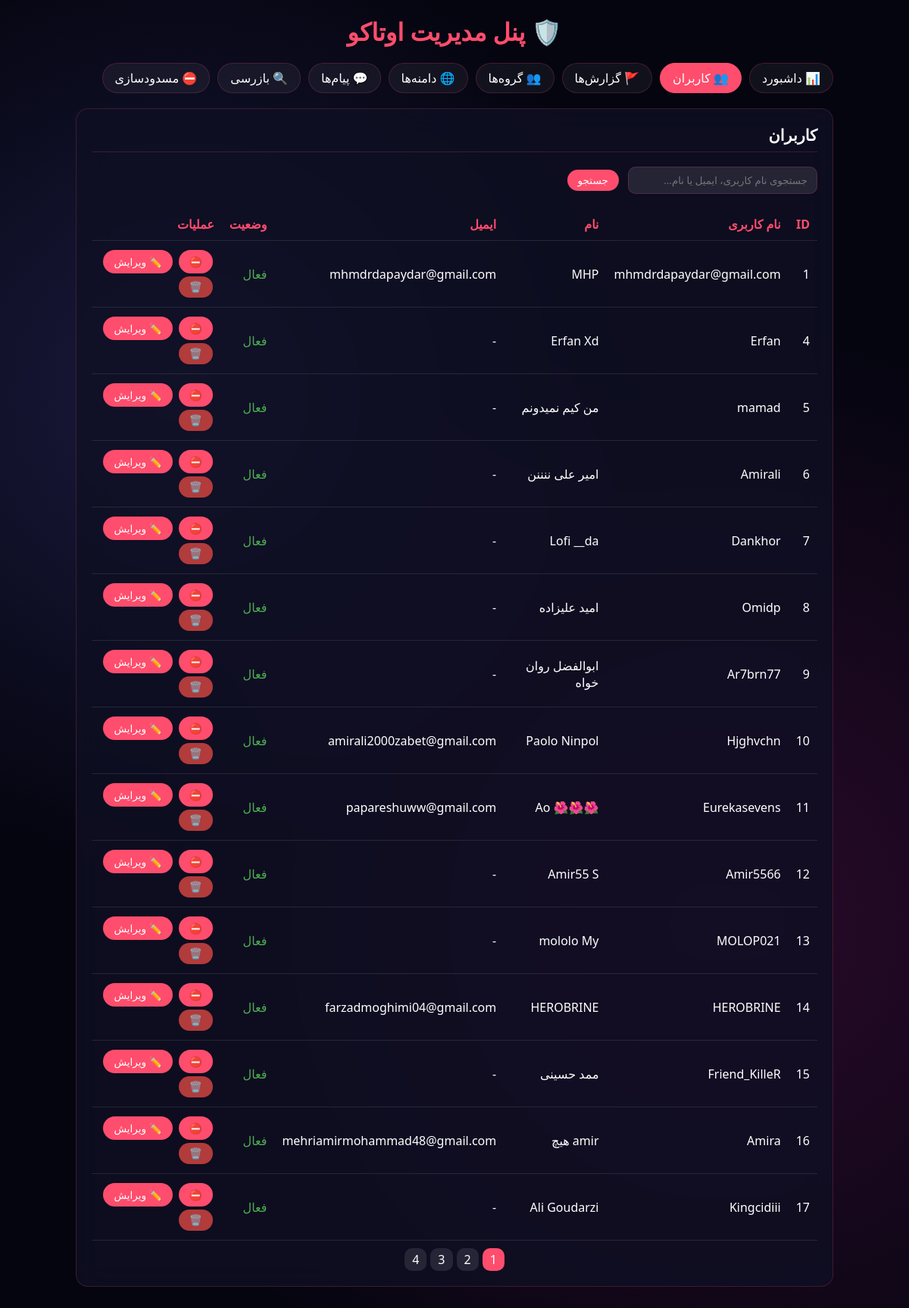
The app's page /admin.php?tab=users (signed in) with its own data.
### tables this page shows
CREATE TABLE `users` (
  `id` int NOT NULL,
  `username` varchar(50) NOT NULL,
  `first_name` varchar(100) NOT NULL,
  `last_name` varchar(100) NOT NULL,
  `mobile` varchar(20) DEFAULT NULL,
  `mobile_verified` tinyint(1) DEFAULT '0',
  `last_otp` varchar(10) DEFAULT NULL,
  `otp_expires_at` timestamp NULL DEFAULT NULL,
  `email` varchar(100) DEFAULT NULL,
  `password` varchar(255) NOT NULL,
  `display_name` varchar(100) DEFAULT NULL,
  `subscription_end_date` date DEFAULT NULL,
  `is_subscription_active` tinyint(1) DEFAULT '0',
  `balance` int DEFAULT '0',
  `avatar_url` varchar(500) DEFAULT NULL,
  `bio` text,
  `last_seen` timestamp NULL DEFAULT NULL,
  `is_online` tinyint(1) DEFAULT '0',
  `restricted_until` timestamp NULL DEFAULT NULL,
  `restriction_reason` varchar(255) DEFAULT NULL,
  `restriction_type` enum('ban','mute','post_ban','message_ban') DEFAULT NULL,
  `created_at` timestamp NULL DEFAULT CURRENT_TIMESTAMP,
  `updated_at` timestamp NULL DEFAULT CURRENT_TIMESTAMP ON UPDATE CURRENT_TIMESTAMP
);

### admin.php (the view, shortened to what this page needs)
<?php
require_once 'config.php';
$total_users = $pdo->query("SELECT COUNT(*) FROM users")->fetchColumn();
$total_reports = $pdo->query("SELECT COUNT(*) FROM user_reports")->fetchColumn();
$total_domains = $pdo->query("SELECT COUNT(*) FROM allowed_domains")->fetchColumn();
$total_groups = $pdo->query("SELECT COUNT(*) FROM groups_channels")->fetchColumn();
$tab = $_GET['tab'] ?? 'dashboard';
$page = max(1, (int)($_GET['p'] ?? 1));
$perPage = 15;
$offset = ($page - 1) * $perPage;
$userSearch = $_GET['user_search'] ?? '';
$userWhere = '';
$userParams = [];
$totalUsersFiltered = $pdo->prepare("SELECT COUNT(*) FROM users" . $userWhere);
$totalUsersFiltered->execute($userParams);
$totalUsersFiltered = $totalUsersFiltered->fetchColumn();
$users = $pdo->prepare("SELECT id, username, display_name, first_name, last_name, email, restricted_until, restriction_type, restriction_reason FROM users" . $userWhere . " ORDER BY id ASC LIMIT $perPage OFFSET $offset");
$users->execute($userParams);
$users = $users->fetchAll();
function paginate($total, $current, $tab, $searchParam = '', $searchKey = 'search') {
    $totalPages = ceil($total / 15);
    $html = '<div style="margin-top:10px; display:flex; gap:5px; justify-content:center;">';
    $base = "?tab=$tab&p=";
    for ($i = 1; $i <= $totalPages; $i++) {
        $html .= '<a href="'.$base.$i.'" style="padding:4px 10px; background:'.($i==$current?'var(--primary)':'rgba(255,255,255,0.1)').'; border-radius:10px; color:#fff; text-decoration:none;">'.$i.'</a>';
    }
    $html .= '</div>';
    return $html;
}
?>
<!DOCTYPE html>
<html lang="fa" dir="rtl">
<head>
</head>
<body>
<div class="container">
    <h1>🛡️ پنل مدیریت اوتاکو</h1>
    <div class="tabs">
        <a href="?tab=dashboard" class="tab <?= $tab=='dashboard'?'active':'' ?>">📊 داشبورد</a>
        <a href="?tab=users" class="tab <?= $tab=='users'?'active':'' ?>">👥 کاربران</a>
        <a href="?tab=reports" class="tab <?= $tab=='reports'?'active':'' ?>">🚩 گزارش‌ها</a>
        <a href="?tab=groups" class="tab <?= $tab=='groups'?'active':'' ?>">👥 گروه‌ها</a>
        <a href="?tab=domains" class="tab <?= $tab=='domains'?'active':'' ?>">🌐 دامنه‌ها</a>
        <a href="?tab=messages" class="tab <?= $tab=='messages'?'active':'' ?>">💬 پیام‌ها</a>
        <a href="?tab=inspect" class="tab <?= $tab=='inspect'?'active':'' ?>">🔍 بازرسی</a>
        <a href="?tab=restrict" class="tab <?= $tab=='restrict'?'active':'' ?>">⛔ مسدودسازی</a>
    </div>
    <?php if ($tab == 'dashboard'): ?>
    <div class="stats">
        <div class="stat-card"><h3><?= $total_users ?></h3>👤 کاربر</div>
        <div class="stat-card"><h3><?= $total_reports ?></h3>🚩 گزارش</div>
        <div class="stat-card"><h3><?= $total_domains ?></h3>🌐 دامنه</div>
        <div class="stat-card"><h3><?= $total_groups ?></h3>👥 گروه/کانال</div>
    </div>
    <?php elseif ($tab == 'users'): ?>
    <div class="card">
        <h2>کاربران</h2>
        <form class="search-form" method="get">
            <input type="text" name="user_search" value="<?= htmlspecialchars($userSearch) ?>" placeholder="جستجوی نام کاربری، ایمیل یا نام...">
            <button class="btn" type="submit">جستجو</button>
        </form>
        <table>
            <tr><th>ID</th><th>نام کاربری</th><th>نام</th><th>ایمیل</th><th>وضعیت</th><th>عملیات</th></tr>
            <?php foreach ($users as $u):
                $statusHtml = '<span style="color:#4caf50">فعال</span>';
            ?>
            <tr>
                <td><?= $u['id'] ?></td>
                <td><?= htmlspecialchars($u['username']) ?></td>
                <td><?= htmlspecialchars($u['display_name'] ?: $u['first_name'] . ' ' . $u['last_name']) ?></td>
                <td><?= htmlspecialchars($u['email'] ?? '-') ?></td>
                <td><?= $statusHtml ?></td>
                <td>
                    <a href="?tab=restrict&user_id=<?= $u['id'] ?>" class="btn">⛔</a>
                    <a href="edit_user.php?id=<?= $u['id'] ?>" class="btn">✏️ ویرایش</a>
                    <form method="post" style="display:inline" onsubmit="return confirm('کاربر و تمام داده‌هایش برای همیشه حذف شوند؟')">
                        <button class="btn btn-danger">🗑️</button>
                    </form>
                </td>
            </tr>
            <?php endforeach; ?>
        </table>
        <?= paginate($totalUsersFiltered, $page, 'users', $userSearch, 'user_search') ?>
    </div>
    <?php endif; ?>
</div>
</body>
</html>

### admin.php (style rules this page uses)
:root { --primary: #ff4d6d; --primary-hover: #ff8fa3; --surface: rgba(15, 15, 35, 0.8); --bg: #050510; --border: rgba(255, 77, 109, 0.2); --text: #fff; --secondary-text: #b0b0c0; }
* { margin:0; padding:0; box-sizing:border-box; }
body { font-family: 'Segoe UI', Tahoma, Geneva, Verdana, sans-serif; background: var(--bg); background-image: radial-gradient(circle at 20% 30%, #1a1a3e 0%, transparent 40%), radial-gradient(circle at 80% 70%, #2a0a2a 0%, transparent 50%); color: var(--text); padding: 20px; min-height: 100vh; }
.container { max-width: 1000px; margin: 0 auto; }
h1 { text-align: center; margin-bottom: 20px; color: var(--primary); }
.tabs { display: flex; gap: 10px; margin-bottom: 20px; flex-wrap: wrap; }
.tab { background: rgba(255,255,255,0.05); border: 1px solid var(--border); padding: 8px 16px; border-radius: 20px; cursor: pointer; transition: 0.3s; color: var(--text); text-decoration: none; }
.tab.active, .tab:hover { background: var(--primary); border-color: var(--primary); }
.card { background: var(--surface); backdrop-filter: blur(20px); border: 1px solid var(--border); border-radius: 16px; padding: 20px; margin-bottom: 20px; }
.card h2 { margin-bottom: 15px; font-size: 1.3rem; border-bottom: 1px solid var(--border); padding-bottom: 8px; }
table { width: 100%; border-collapse: collapse; margin-top: 10px; }
th, td { padding: 10px; text-align: right; border-bottom: 1px solid rgba(255,255,255,0.1); }
th { color: var(--primary); }
.btn { background: var(--primary); border: none; padding: 6px 14px; border-radius: 20px; color: #fff; cursor: pointer; font-size: 0.85rem; transition: 0.3s; margin: 2px; text-decoration: none; display: inline-block; }
.btn-danger { background: #b23b3b; }
input, select, textarea { background: rgba(255,255,255,0.1); border: 1px solid var(--border); padding: 8px 12px; border-radius: 10px; color: #fff; margin: 4px 0; font-family: inherit; width: auto; }
input[type="text"], input[type="date"], input[type="time"] { width: 100%; max-width: 250px; }
.search-form { display: flex; gap: 10px; margin-bottom: 15px; align-items: center; flex-wrap: wrap; }
.search-form input { flex: 1; }

### records on screen
users: id "1", username "mhmdrdapaydar@gmail.com", display_name "MHP", email "mhmdrdapaydar@gmail.com"
users: id "4", username "Erfan", display_name+first_name+last_name "Erfan Xd", email "-"
users: id "5", username "mamad", display_name+first_name+last_name "من کیم نمیدونم", email "-"
users: id "6", username "Amirali", display_name+first_name+last_name "امیر علی ننننن", email "-"
users: id "7", username "Dankhor", display_name "Lofi __da", email "-"
users: id "8", username "Omidp", display_name+first_name+last_name "امید علیزاده", email "-"
users: id "9", username "Ar7brn77", display_name+first_name+last_name "ابوالفضل روان خواه", email "-"
users: id "10", username "Hjghvchn", display_name+first_name+last_name "Paolo Ninpol", email "amirali2000zabet@gmail.com"
users: id "11", username "Eurekasevens", display_name+first_name+last_name "🌺🌺🌺 Ao", email "papareshuww@gmail.com"
users: id "12", username "Amir5566", display_name+first_name+last_name "Amir55 S", email "-"
users: id "13", username "MOLOP021", display_name+first_name+last_name "mololo My", email "-"
users: id "14", username "HEROBRINE", display_name "HEROBRINE", email "farzadmoghimi04@gmail.com"
users: id "15", username "Friend_KilleR", display_name+first_name+last_name "ممد حسینی", email "-"
users: id "16", username "Amira", display_name+first_name+last_name "amir هیچ", email "mehriamirmohammad48@gmail.com"
users: id "17", username "Kingcidiii", display_name+first_name+last_name "Ali Goudarzi", email "-"
